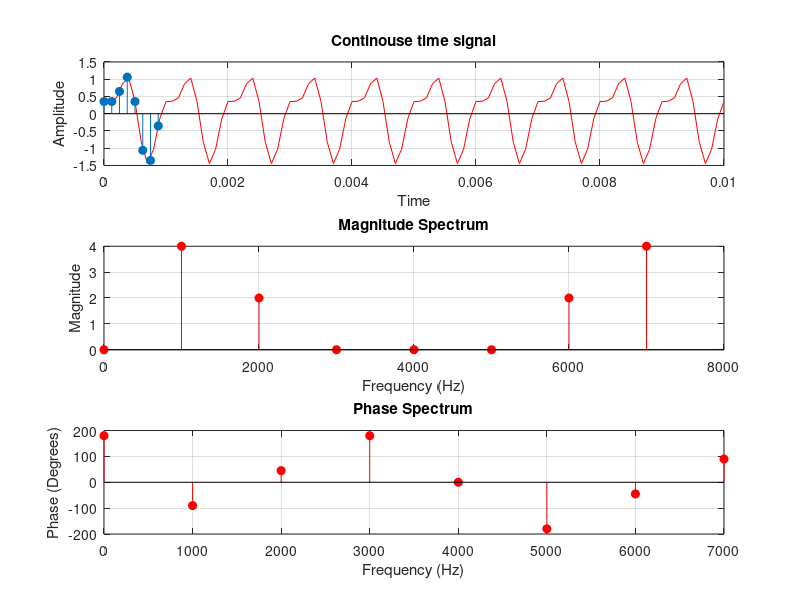

Write MATLAB code to recreate this figure.
% Lab 9
% Fast fourier transform

close all;
clear all;
clc;
t = 0:0.0001:10e-3;
F1 = 1000;
F2 = 2000;
xt = sin(2*pi*F1*t) + 0.5*sin(2*pi*F2*t+3*pi/4);
N= 8; % 8 point dft
n= 0:N-1;
K=0:N-1;
Fs = 8000; % Sampling frequency
Ts=1/Fs; % samplint interval
xn = sin(2*pi*n*F1*Ts) + 0.5*sin(2*pi*n*F2*Ts+3*pi/4);
tn = n.*Ts;

subplot(311);
plot(t, xt, "r"); %first plot will be of cont signal
hold on
stem(tn, xn, "filled"); % add 8 stems on cont signal
xlabel("Time");
ylabel("Amplitude");
title("Continouse time signal");
grid on;

tic 
xk = fft(xn);
toc

%loop implementation
xk_magnitude = abs(xk);
Fk =K*Fs/N;
subplot(312);
stem(Fk, xk_magnitude, "filled" ,"r");
xlim([0 Fs])
xlabel("Frequency (Hz)");
ylabel("Magnitude");
title("Magnitude Spectrum");
grid on;

%plot phase angle
xk_phase =angle(round(xk));
phase = xk_phase.*(180/pi); % radians to degrees
subplot(313);
stem(Fk, phase, "filled" ,"r");
xlabel("Frequency (Hz)");
ylabel("Phase (Degrees)");
title("Phase Spectrum");
grid on;
